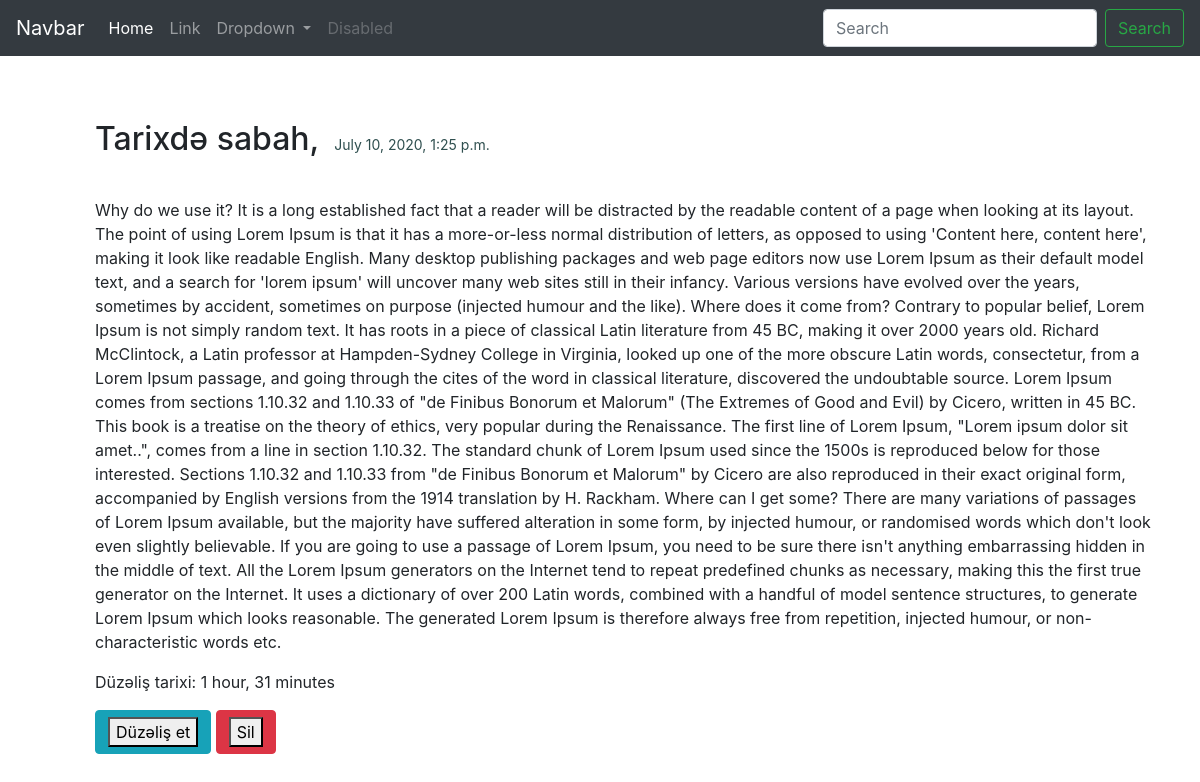
The app's page /detail/tarixd-sabah with its own data.
### blog/models.py (models this page shows, shortened)
class Post(models.Model):
    category=models.ManyToManyField(Category)
    titles=models.CharField(max_length=120,blank=False,verbose_name="Bashliq")
    slugfy = models.SlugField(max_length=123, editable=False, null=False, unique=True)
    content = models.TextField(blank=False,verbose_name="Mezmun")
    image = models.ImageField(blank=True,verbose_name='məqalə üçün şəkil')
    draft=models.BooleanField(default=False,verbose_name="Qaralama olaraq yadda saxlanilsin?")
    create_time = models.DateTimeField(auto_now_add=True)
    updated_time=models.DateTimeField(auto_now=True)
    class Meta:
        verbose_name = "Paylaşım"
        verbose_name_plural = "Paylaşımlar"
        ordering=['-create_time']

### blog/views.py (the view)
# urls.py: path('detail/<slugfy>', views.detail,name="post_detail"),
def detail(request,slugfy):
    post=Post.objects.get(slugfy=slugfy)
    return render(request,template_name="Posts/detail.html",context={'post':post})

### Templates/Posts/detail.html (shortened to what this page needs)
{% extends 'Posts/base.html' %}
{% block content %}
<br><br>
<div class="col-lg-12 col-lg-offset-3" style="padding-left:80px; padding-right: 30px;" >
    <p><h2>{{post.titles}},<small style="size: 1px;
    text-align: end;
    font-size: 14px;
    padding-left: 15px;
    color: darkslategrey;">{{post.create_time}}</small></h2></p>
<br>
<p>{{post.content}}</p>
<p>Düzəliş tarixi: {{ post.updated_time|timesince }}</p>
<a class="btn btn-info" href="{% url 'update' post.slugfy %}"><button>Düzəliş et</button></a>
<a class="btn btn-danger" href="{% url 'delete' post.slugfy %}"><button>Sil</button></a>
</div>
    {% endblock %}

### records on screen
Post: titles "Tarixdə sabah", create_time "July 10, 2020, 1:25 p.m.", content "Why do we use it? It is a long established fact that a reader will be distracted by the readable content of a page when looking at its layout. The point of using Lorem Ipsum is that it has a more-or-less normal distribution of letters, as opposed to using 'Content here, content here', making it look like readable English. Many desktop publishing packages and web page editors now use Lorem Ipsum as their default model text, and a search for 'lorem ipsum' will uncover many web sites still in their infancy. Various versions have evolved over the years, sometimes by accident, sometimes on purpose (injected humour and the like). Where does it come from? Contrary to popular belief, Lorem Ipsum is…", updated_time "1 hour, 31 minutes"
